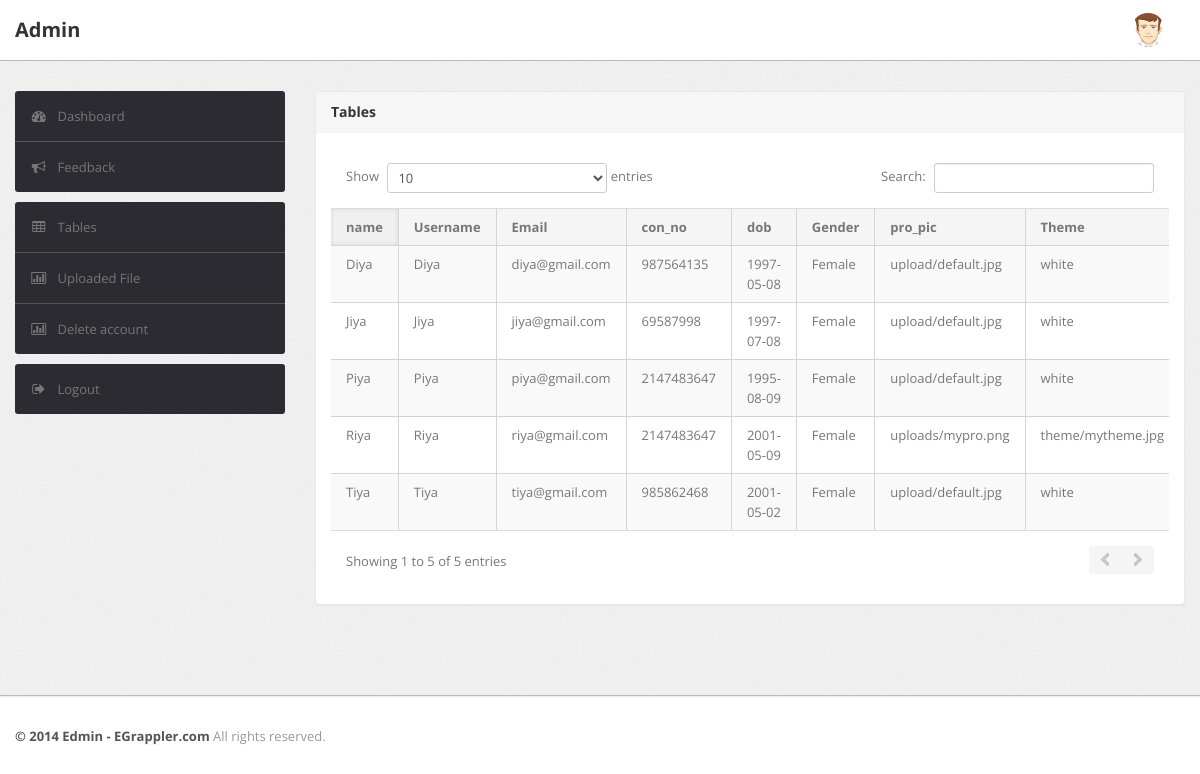
Page /edmin/code/table.php (signed in) on the committed database.
### tables this page shows
CREATE TABLE `reg_user` (
  `uid` int(255) NOT NULL,
  `name` varchar(256) NOT NULL,
  `username` varchar(256) NOT NULL,
  `email` varchar(256) NOT NULL,
  `con_no` int(10) NOT NULL,
  `dob` date DEFAULT NULL,
  `gender` varchar(10) NOT NULL,
  `pwd` varchar(256) NOT NULL,
  `pro_pic` varchar(255) DEFAULT NULL,
  `theme` varchar(255) NOT NULL
);

### edmin/code/table.php (the view, shortened to what this page needs)
<?php
    if (isset($_SESSION['aid'])) {
    ?><!DOCTYPE html>
<html lang="en">
<head>
	<link type="text/css" href="bootstrap/css/bootstrap.min.css" rel="stylesheet">
	<link type="text/css" href="bootstrap/css/bootstrap-responsive.min.css" rel="stylesheet">
	<link type="text/css" href="css/theme.css" rel="stylesheet">
	<link type="text/css" href="images/icons/css/font-awesome.css" rel="stylesheet">
</head>
<body>
	<div class="navbar navbar-fixed-top">
            <div class="navbar-inner">
                <div class="container">
                        <a class="brand" href="index1.php">Admin </a>
                    <div class="nav-collapse collapse navbar-inverse-collapse">
                        <ul class="nav pull-right">
                            <li class="nav-user dropdown"><a href="#" class="dropdown-toggle" data-toggle="dropdown">
                                <img src="images/user.png" class="nav-avatar" />
                                </a>
                            </li>
                        </ul>
                    </div>
                </div>
            </div>
        </div>
        <div class="wrapper">
            <div class="container">
                <div class="row">
                    <div class="span3">
                        <div class="sidebar">
                            <ul class="widget widget-menu unstyled">
                                <li class="active"><a href="index1.php"><i class="menu-icon icon-dashboard"></i>Dashboard
                                </a></li>
                                <li><a href="activity.php"><i class="menu-icon icon-bullhorn"></i>Feedback</a>
                                </li>
                            </ul>
                            <ul class="widget widget-menu unstyled">
                                <li><a href="table.php"><i class="menu-icon icon-table"></i>Tables </a></li>
                                <li><a href="tablefile.php"><i class="menu-icon icon-bar-chart"></i>Uploaded File</a></li>
                                <li><a href="table1.php"><i class="menu-icon icon-bar-chart"></i>Delete account</a></li></ul>
                            <ul class="widget widget-menu unstyled">
                                <li><a href="logout.php"><i class="menu-icon icon-signout"></i>Logout </a></li>
                            </ul>
                        </div>
				</div>
				<div class="span9">
					<div class="content">
						<div class="module">
							<div class="module-head">
								<h3>Tables</h3>
							</div>
							<div class="module-body">
								<div class="module-body table">
                                    <table cellpadding="0" cellspacing="0" border="0" class="datatable-1 table table-bordered table-striped	 display"
                                        width="120%">
                                        <thead>
                                            <tr>
                                                <th>
                                                    name
                                                </th>
                                                <th>
                                                    Username
                                                </th>
                                                <th>
                                                    Email
                                                </th>
                                                <th>
                                                    con_no
                                                </th>
                                                <th>
                                                    dob
                                                </th>
                                                <th>
                                                    Gender
                                                </th>
                                                <th>
                                                    pro_pic
                                                </th>
                                                <th>
                                                    Theme
                                                </th>
                                            </tr>
                                        </thead>
                                        <tbody>
                                            <?php
                                                include 'conn.php';
                                                $res=mysqli_query($conn,"select * from reg_user");
                                                $n=mysqli_num_rows($res);
                                                for($i=0;$i<$n;$i++)
                                                {
                                                    $row=mysqli_fetch_array($res);
                                                    echo "<tr>
                                                    <td>$row[1]
                                                    <td>$row[2]
                                                    <td>$row[3]
                                                    <td>$row[4]
                                                    <td>$row[5]
                                                    <td>$row[6]
                                                    <td>$row[8]
                                                    <td>$row[9]";
                                                }
                                            ?>
                                    </table>
                                </div>
                            </div>
								</tbody></table></div></div>
								<br />
							</div>
						</div>
					<br />
					</div>
				</div>
	<div class="footer">
		<div class="container">
			<b class="copyright">&copy; 2014 Edmin - EGrappler.com </b> All rights reserved.
		</div>
	</div>
</body>
<?php
}
else
{
    echo "<script>alert('login the web')</script>";
}
?>

### rows in the picture
reg_user: name "Riya", username "Riya", email "riya@gmail.com", con_no "2147483647", dob "2001-05-09", gender "Female", pro_pic "uploads/mypro.png", theme "theme/mytheme.jpg"
reg_user: name "Tiya", username "Tiya", email "tiya@gmail.com", con_no "985862468", dob "2001-05-02", gender "Female", pro_pic "upload/default.jpg", theme "white"
reg_user: name "Jiya", username "Jiya", email "jiya@gmail.com", con_no "69587998", dob "1997-07-08", gender "Female", pro_pic "upload/default.jpg", theme "white"
reg_user: name "Piya", username "Piya", email "piya@gmail.com", con_no "2147483647", dob "1995-08-09", gender "Female", pro_pic "upload/default.jpg", theme "white"
reg_user: name "Diya", username "Diya", email "diya@gmail.com", con_no "987564135", dob "1997-05-08", gender "Female", pro_pic "upload/default.jpg", theme "white"
